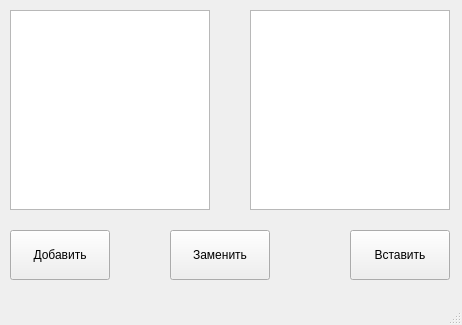
<?xml version="1.0" encoding="UTF-8"?>
<ui version="4.0">
 <class>MainWindow</class>
 <widget class="QMainWindow" name="MainWindow">
  <property name="geometry">
   <rect>
    <x>0</x>
    <y>0</y>
    <width>462</width>
    <height>325</height>
   </rect>
  </property>
  <property name="windowTitle">
   <string>Задание 1_3</string>
  </property>
  <widget class="QWidget" name="centralwidget">
   <widget class="QPushButton" name="pushButton_add">
    <property name="geometry">
     <rect>
      <x>10</x>
      <y>230</y>
      <width>100</width>
      <height>50</height>
     </rect>
    </property>
    <property name="text">
     <string>Добавить</string>
    </property>
   </widget>
   <widget class="QPushButton" name="pushButton_replace">
    <property name="geometry">
     <rect>
      <x>170</x>
      <y>230</y>
      <width>100</width>
      <height>50</height>
     </rect>
    </property>
    <property name="text">
     <string>Заменить</string>
    </property>
   </widget>
   <widget class="QPushButton" name="pushButton_insert">
    <property name="geometry">
     <rect>
      <x>350</x>
      <y>230</y>
      <width>100</width>
      <height>50</height>
     </rect>
    </property>
    <property name="text">
     <string>Вставить</string>
    </property>
   </widget>
   <widget class="QTextEdit" name="textEdit_2">
    <property name="geometry">
     <rect>
      <x>250</x>
      <y>10</y>
      <width>200</width>
      <height>200</height>
     </rect>
    </property>
   </widget>
   <widget class="QTextEdit" name="textEdit_1">
    <property name="geometry">
     <rect>
      <x>10</x>
      <y>10</y>
      <width>200</width>
      <height>200</height>
     </rect>
    </property>
   </widget>
  </widget>
  <widget class="QMenuBar" name="menubar">
   <property name="geometry">
    <rect>
     <x>0</x>
     <y>0</y>
     <width>462</width>
     <height>21</height>
    </rect>
   </property>
  </widget>
  <widget class="QStatusBar" name="statusbar"/>
 </widget>
 <resources/>
 <connections/>
</ui>
